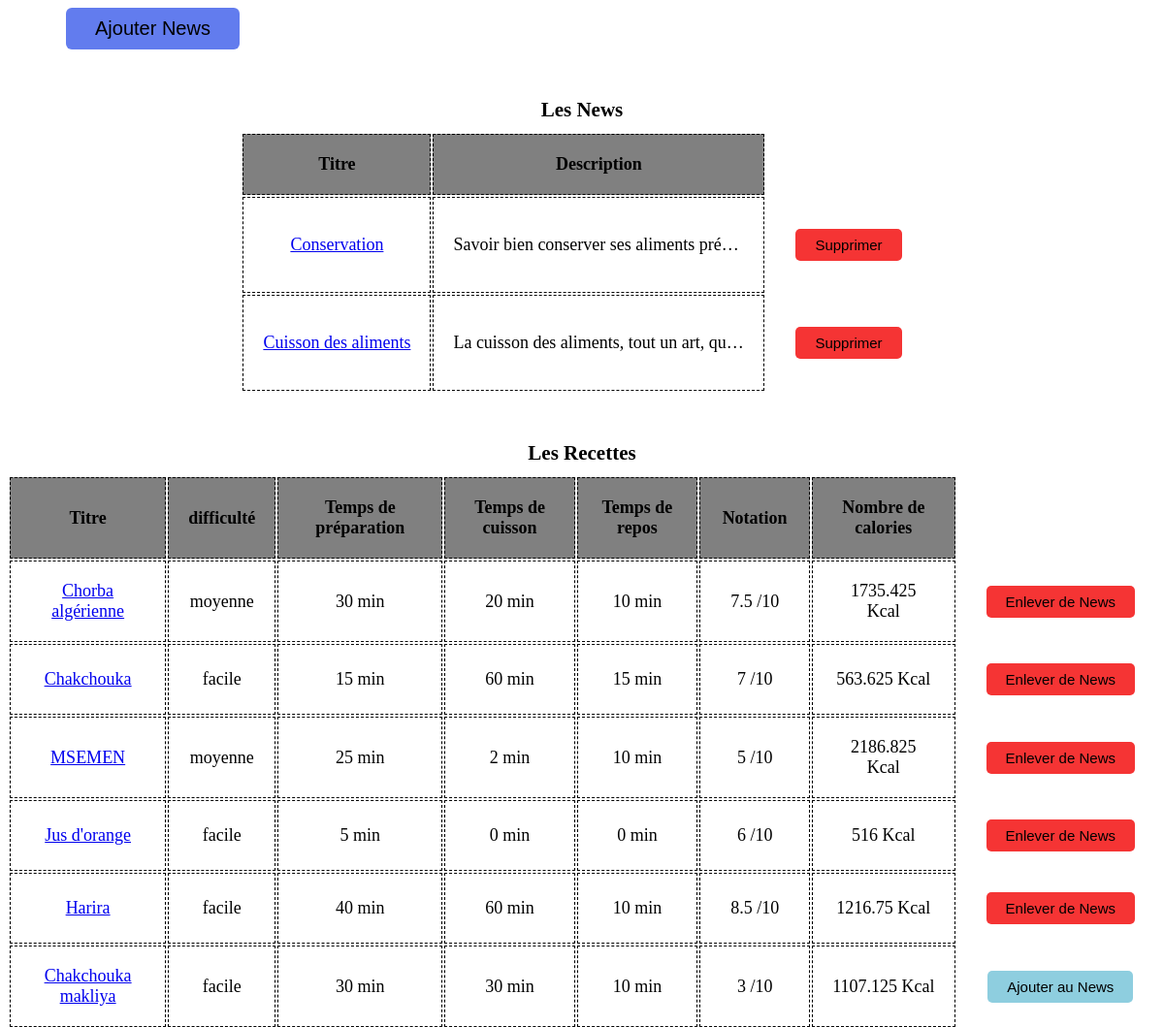
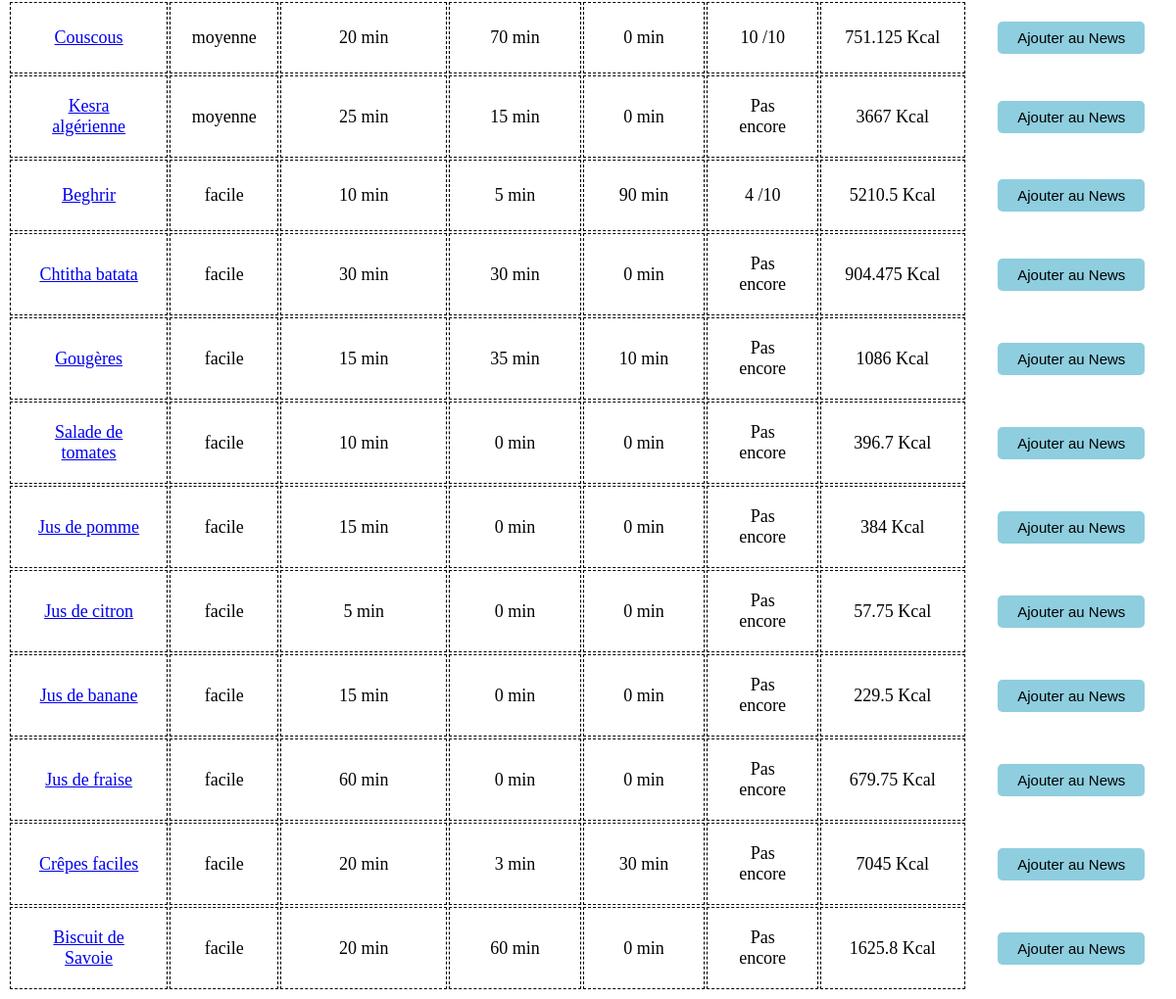
Screenshot of /Routers/gestion_news/Router_gestion_news.php with the database file from the repository (2 pictures, top to bottom).
### tables this page shows
CREATE TABLE IF NOT EXISTS `news` (
  `id_news` int(11) NOT NULL AUTO_INCREMENT,
  `titre` varchar(40) DEFAULT NULL,
  `paragraphe` varchar(1000) DEFAULT NULL,
  `image` varchar(50) DEFAULT NULL,
  `vedio` varchar(50) DEFAULT NULL,
  `id_recette` int(11) DEFAULT NULL,
  PRIMARY KEY (`id_news`),
  KEY `id_recette` (`id_recette`)
);

CREATE TABLE IF NOT EXISTS `recette` (
  `id_recette` int(11) NOT NULL AUTO_INCREMENT,
  `titre` varchar(50) NOT NULL,
  `image` varchar(100) DEFAULT NULL,
  `description` varchar(200) NOT NULL,
  `diffuculte` varchar(50) DEFAULT NULL,
  `vedio` varchar(50) DEFAULT NULL,
  `temps_preparation` float(7,2) DEFAULT NULL,
  `temps_repos` float(7,2) DEFAULT NULL,
  `temps_cuisant` float(7,2) DEFAULT NULL,
  `validate` tinyint(1) DEFAULT '0',
  `id_user` int(11) DEFAULT NULL,
  `id_categorie` int(11) NOT NULL,
  PRIMARY KEY (`id_recette`),
  KEY `id_categorie` (`id_categorie`),
  KEY `id_user` (`id_user`)
);

### controlers/controler.php (called while the page is built, shortened)
<?php
require_once("../../vues/user/Accueil.php");
require_once("../../vues/admin/gestion_news.php");
require_once("../../models/model.php");
class Controler{
    public function get_news(){
        $c= new model();
        $res=$c->get_news();
        return $res;
    }
    public function get_calories_recette($id){
        $c= new model();
        $res=$c->get_calories_recette($id);
        return $res;
    }
    public function get_notation($id_recette){
        $c= new model();
        $res=$c->get_notation($id_recette);
        return $res;
    }
    public function get_recettes_news(){
        $c= new model();
        $res=$c->get_recettes_news();
        return $res;
    }
    public function afficher_gestion_news(){
        $c=new gestion_news();
        $c->afficher_gestion_news();
    }
}

### Routers/gestion_news/Router_gestion_news.php (called while the page is built, shortened)
<?php
require_once('../../controlers/controler.php');
$c= new Controler();
$c->afficher_gestion_news();
?>

### models/model.php (called while the page is built, shortened)
<?php
require_once('../../controlers/controler.php');
class model{
    private $host="localhost";
    private $dbname="TDW";
    private $username="root";
    private $password="";
    private function connection($host,$dbname,$username,$password){
        try {
            $conn = new PDO("mysql:host=$host;dbname=$dbname;",$username,$password);
            $conn->exec("SET NAMES utf8mb4");
        } catch (Exception $ex) {
         echo $ex->getMessage();
        }
        return $conn;
    }
    public function get_ingredients_recette($id_recette){
        $conn=$this->connection($this->host,$this->dbname,$this->username,$this->password);
        $request=$conn->prepare("select * from contenir_ingredient WHERE id_recette=:id");
        $request->bindParam("id",$id_recette);
        $request->execute();
          $res=$request->fetchAll(PDO::FETCH_ASSOC);
          return $res;
    }
    public function get_ingredients($id){
        $conn=$this->connection($this->host,$this->dbname,$this->username,$this->password);
        $request=$conn->prepare("select * from ingredient WHERE id_ingredient=:id");
        $request->bindParam("id",$id);
        $request->execute();
          $res=$request->fetchAll(PDO::FETCH_ASSOC);
          return $res;
    }
  public function get_recettes_news(){
    $conn=$this->connection($this->host,$this->dbname,$this->username,$this->password);
    $request=$conn->prepare("select recette.*,news.id_news from recette LEFT join news on recette.id_recette=news.id_recette");
    $request->execute();
      $res=$request->fetchAll(PDO::FETCH_ASSOC);
      return $res;
}
    public function get_notation($id_recette){
      $conn=$this->connection($this->host,$this->dbname,$this->username,$this->password);
      $request=$conn->prepare("SELECT *,AVG(note) noter from recette LEFT join notation on recette.id_recette=notation.id_recette WHERE recette.id_recette=:id GROUP BY
      recette.id_recette");
      $request->bindParam("id",$id_recette);
      $request->execute();
        $res=$request->fetchAll(PDO::FETCH_ASSOC);
        return $res;
  }
    public function get_news(){
        $conn=$this->connection($this->host,$this->dbname,$this->username,$this->password);
        $request=$conn->prepare("select * from news");
        $request->execute();
          $res=$request->fetchAll(PDO::FETCH_ASSOC);
          return $res;
    }
    public function get_calories_recette($id_recette){
        $ingredients=$this->get_ingredients_recette($id_recette);
        $calories=0;
        for ($i = 0; $i <count($ingredients); $i++) {
           $ingredient=$this->get_ingredients($ingredients[$i]["id_ingredient"]);
           if($ingredients[$i]["unite"]==NULL){
            $calories=$calories+($ingredients[$i]["quantite"]/100)*$ingredient[0]["calories"];
        }
        else{
            $calories=$calories+($ingredients[$i]["quantite"]*$ingredients[$i]["quantite en unite"]/100)*$ingredient[0]["calories"];
        }
    }
    return $calories;
    }
}

### vues/admin/gestion_news.php (the view, shortened to what this page needs)
<?php
require_once('../../vues/user/Accueil.php');
require_once('../../controlers/controler.php');
class gestion_news{
    private function form_ajouter(){
        ?>
        <button class="log" id="aj">Ajouter News</button>
         <?php
         }
    private function afficher_news(){
        ?>
        <table class="tableau" >
        <caption>
            Les News
        </caption>
        <thead >
            <?php
             $c=new Controler();
             $res=$c->get_news();
                ?>
                <tr class="premierRow">
                <th scope="col" class="grey">Titre</th>
                <th scope="col" class="grey">Description</th>
                <th scope="col" class="hid"></th>
            </tr>
        </thead>
        <tbody class="tbody2">
        <?php
         for ($i = 0; $i <count($res); $i++) {
           if($res[$i]["id_recette"]==NULL){
            echo '<tr>
            <td ><a target="_blank" href="../Details_news/Router_Details_news.php?id='.$res[$i]["id_news"].'">'.$res[$i]["titre"].'</a></td>';
            echo '<td ><p class="desc">'.$res[$i]["paragraphe"].'</p></td>';
            echo  '<td class="hid"><form method="post" id="form_mod" class="form_modifier">
                <div class="addfirst">
                 <input name="id" class="firstcolumn" value="'.$res[$i]["id_news"].'" type="text" maxlength="25" placeholder="ingredient" hidden>
                 <input type="submit" value="Supprimer" class="sup" name="Supprimer">
                 </div>
           </form></td>
            </tr>';
               }
    }
    ?>
    </tbody>
    </table>
        <?php
    }
    private function afficher_recettes(){
       ?>
       <table class="tableau" >
       <caption>
           Les Recettes
       </caption>
       <thead >
           <?php
            $c=new Controler();
            $res=$c->get_recettes_news();
               ?>
               <tr class="premierRow">
               <th scope="col" class="grey">Titre</th>
               <th scope="col" class="grey">difficulté</th>
               <th scope="col" class="grey">Temps de préparation</th>
               <th scope="col" class="grey">Temps de cuisson</th>
               <th scope="col" class="grey">Temps de repos</th>
               <th scope="col" class="grey">Notation</th>
               <th scope="col" class="grey">Nombre de calories</th>
               <th scope="col" class="hid"></th>
           </tr>
       </thead>
       <tbody class="tbody2">
       <?php
        for ($i = 0; $i <count($res); $i++) {
            $calories=$c->get_calories_recette($res[$i]["id_recette"]);
        $notation=$c->get_notation($res[$i]["id_recette"]);
            echo '<tr>
           <td ><a target="_blank" href="../Details_recette/Router_Details_recette.php?id='.$res[$i]["id_recette"].'">'.$res[$i]["titre"].'</a></td>';
           echo '<td >'.$res[$i]["diffuculte"].'</td>';
           echo '<td >'.$res[$i]["temps_preparation"].' min</td>';
           echo '<td >'.$res[$i]["temps_cuisant"].' min</td>';
           echo '<td >'.$res[$i]["temps_repos"].' min</td>';
           if($notation[0]["noter"]==NULL) echo '<td > Pas encore</td>';
           else  echo '<td >'.round($notation[0]["noter"], 1).' /10</td>';
           echo '<td >'.$calories.' Kcal</td>';
           if($res[$i]["id_news"]!=NULL){
           echo  '<td class="hid"><form method="post" id="form_mod" class="form_modifier">
               <div class="addfirst">
                <input name="id" class="firstcolumn" value="'.$res[$i]["id_news"].'" type="text" maxlength="25" placeholder="ingredient" hidden>
                <input type="submit" value="Enlever de News" class="sup" name="enlever">
                </div>
          </form></td>
           </tr>';
              }
              else{
                echo  '<td class="hid"><form method="post" id="form_mod" class="form_modifier">
                <div class="addfirst">
                 <input name="id" class="firstcolumn" value="'.$res[$i]["id_recette"].'" type="text" maxlength="25" placeholder="ingredient" hidden>
                 <input type="submit" value="Ajouter au News" class="val" name="ajouter">
                 </div>
           </form></td>
            </tr>';
              }
   }
   ?>
   </tbody>
   </table>
       <?php
   }
    public function afficher_gestion_news(){
        ?>
        <!DOCTYPE html>
            <html>
        <body>
            <?php
            $this->form_ajouter();
           $this->afficher_news();
            $this->afficher_recettes();
            ?>
            </body>
            </html>
            <?php
    }
}

### Routers/gestion_news/master_gestion_news.css (style rules this page uses)
.tableau td,.tableau th { text-align: center; padding: 20px 20px; }
.tableau td,.tableau th { font-size: 18px; }
.grey { background-color: gray; }
.tableau { margin: 50px auto 0px auto; }
.log,.annuler { padding: 10px 30px; border: 0; border-radius: 6px; cursor: pointer; font-size:20px; margin-left: 15px; }
.desc { overflow: hidden; white-space:nowrap; text-overflow: ellipsis; }
td .desc { width: 300px; }
.log { background-color: rgb(98, 124, 238); }
#aj,#formrech_ing { display: inline-block; }
#aj { margin-left: 60px; }
.sup,.val,.blo { padding: 8px 20px; border: 0; border-radius: 5px; cursor: pointer; font-size:15px; margin-left: 10px; }
.sup { background-color: rgb(245, 52, 52); }
.val { background-color: rgb(142, 206, 223); }
.hid { border: 0px; }
.tableau th:not(.hid),.tableau td:not(.hid) { border: 1px; border-style: dashed; }
caption { font-size: 21px; font-weight: bold; margin-bottom: 10px; }

### rows the page displays
news: titre "Conservation", paragraphe "Savoir bien conserver ses aliments pré…"
news: titre "Cuisson des aliments", paragraphe "La cuisson des aliments, tout un art, qu…"
news: id_recette.titre "Chorba algérienne", id_recette.diffuculte "moyenne", id_recette.temps_preparation "30", id_recette.temps_cuisant "20", id_recette.temps_repos "10", noter "7.5", calories "1735.425"
news: id_recette.titre "Chakchouka", id_recette.diffuculte "facile", id_recette.temps_preparation "15", id_recette.temps_cuisant "60", id_recette.temps_repos "15", noter "7", calories "563.625"
news: id_recette.titre "MSEMEN", id_recette.diffuculte "moyenne", id_recette.temps_preparation "25", id_recette.temps_cuisant "2", id_recette.temps_repos "10", noter "5", calories "2186.825"
news: id_recette.titre "Jus d'orange", id_recette.diffuculte "facile", id_recette.temps_preparation "5", id_recette.temps_cuisant "0", id_recette.temps_repos "0", noter "6", calories "516"
news: id_recette.titre "Harira", id_recette.diffuculte "facile", id_recette.temps_preparation "40", id_recette.temps_cuisant "60", id_recette.temps_repos "10", noter "8.5", calories "1216.75"
recette: titre "Chakchouka makliya", diffuculte "facile", temps_preparation "30", temps_cuisant "30", temps_repos "10", noter "3", calories "1107.125"
recette: titre "Couscous", diffuculte "moyenne", temps_preparation "20", temps_cuisant "70", temps_repos "0", noter "10", calories "751.125"
recette: titre "Kesra algérienne", diffuculte "moyenne", temps_preparation "25", temps_cuisant "15", temps_repos "0", shows "Pas encore", calories "3667"
recette: titre "Beghrir", diffuculte "facile", temps_preparation "10", temps_cuisant "5", temps_repos "90", noter "4", calories "5210.5"
recette: titre "Chtitha batata", diffuculte "facile", temps_preparation "30", temps_cuisant "30", temps_repos "0", shows "Pas encore", calories "904.475"
recette: titre "Gougères", diffuculte "facile", temps_preparation "15", temps_cuisant "35", temps_repos "10", shows "Pas encore", calories "1086"
recette: titre "Salade de tomates", diffuculte "facile", temps_preparation "10", temps_cuisant "0", temps_repos "0", shows "Pas encore", calories "396.7"
recette: titre "Jus de pomme", diffuculte "facile", temps_preparation "15", temps_cuisant "0", temps_repos "0", shows "Pas encore", calories "384"
recette: titre "Jus de citron", diffuculte "facile", temps_preparation "5", temps_cuisant "0", temps_repos "0", shows "Pas encore", calories "57.75"
recette: titre "Jus de banane", diffuculte "facile", temps_preparation "15", temps_cuisant "0", temps_repos "0", shows "Pas encore", calories "229.5"
recette: titre "Jus de fraise", diffuculte "facile", temps_preparation "60", temps_cuisant "0", temps_repos "0", shows "Pas encore", calories "679.75"
recette: titre "Crêpes faciles", diffuculte "facile", temps_preparation "20", temps_cuisant "3", temps_repos "30", shows "Pas encore", calories "7045"
recette: titre "Biscuit de Savoie", diffuculte "facile", temps_preparation "20", temps_cuisant "60", temps_repos "0", shows "Pas encore", calories "1625.8"
